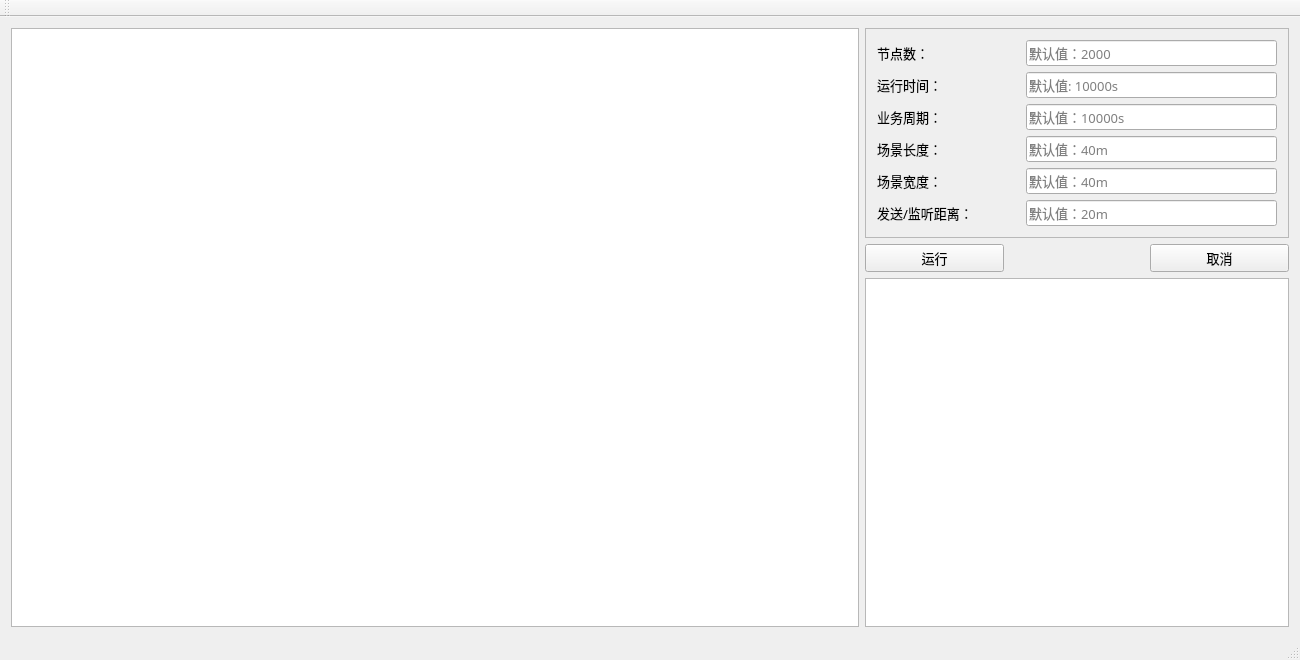
<?xml version="1.0" encoding="UTF-8"?>
<ui version="4.0">
 <class>MainWindow</class>
 <widget class="QMainWindow" name="MainWindow">
  <property name="geometry">
   <rect>
    <x>0</x>
    <y>0</y>
    <width>1300</width>
    <height>660</height>
   </rect>
  </property>
  <property name="windowTitle">
   <string>MainWindow</string>
  </property>
  <widget class="QWidget" name="centralWidget">
   <layout class="QHBoxLayout" name="horizontalLayout_8" stretch="2,1">
    <item>
     <widget class="QGraphicsView" name="bigView"/>
    </item>
    <item>
     <layout class="QVBoxLayout" name="verticalLayout_3">
      <item>
       <widget class="QScrollArea" name="scrollArea">
        <property name="sizePolicy">
         <sizepolicy hsizetype="Preferred" vsizetype="Preferred">
          <horstretch>0</horstretch>
          <verstretch>0</verstretch>
         </sizepolicy>
        </property>
        <property name="widgetResizable">
         <bool>true</bool>
        </property>
        <widget class="QWidget" name="scrollAreaWidgetContents">
         <property name="geometry">
          <rect>
           <x>0</x>
           <y>0</y>
           <width>420</width>
           <height>207</height>
          </rect>
         </property>
         <layout class="QVBoxLayout" name="verticalLayout">
          <item>
           <layout class="QHBoxLayout" name="horizontalLayout" stretch="4,7">
            <item>
             <widget class="QLabel" name="nodeNumberLabel">
              <property name="font">
               <font>
                <family>楷体</family>
                <pointsize>10</pointsize>
               </font>
              </property>
              <property name="text">
               <string>节点数：</string>
              </property>
             </widget>
            </item>
            <item>
             <widget class="QLineEdit" name="nodeInput">
              <property name="font">
               <font>
                <family>楷体</family>
                <pointsize>10</pointsize>
               </font>
              </property>
              <property name="toolTip">
               <string/>
              </property>
              <property name="statusTip">
               <string/>
              </property>
              <property name="accessibleName">
               <string/>
              </property>
              <property name="text">
               <string/>
              </property>
              <property name="placeholderText">
               <string>默认值：2000</string>
              </property>
             </widget>
            </item>
           </layout>
          </item>
          <item>
           <layout class="QHBoxLayout" name="horizontalLayout_2" stretch="4,7">
            <item>
             <widget class="QLabel" name="runTimeLabel">
              <property name="font">
               <font>
                <family>楷体</family>
                <pointsize>10</pointsize>
               </font>
              </property>
              <property name="text">
               <string>运行时间：</string>
              </property>
             </widget>
            </item>
            <item>
             <widget class="QLineEdit" name="runTimeInput">
              <property name="font">
               <font>
                <family>楷体</family>
                <pointsize>10</pointsize>
               </font>
              </property>
              <property name="placeholderText">
               <string>默认值: 10000s</string>
              </property>
             </widget>
            </item>
           </layout>
          </item>
          <item>
           <layout class="QHBoxLayout" name="horizontalLayout_3" stretch="4,7">
            <item>
             <widget class="QLabel" name="cycleLabel">
              <property name="font">
               <font>
                <family>楷体</family>
                <pointsize>10</pointsize>
               </font>
              </property>
              <property name="text">
               <string>业务周期：</string>
              </property>
             </widget>
            </item>
            <item>
             <widget class="QLineEdit" name="cycleInput">
              <property name="font">
               <font>
                <family>楷体</family>
                <pointsize>10</pointsize>
               </font>
              </property>
              <property name="placeholderText">
               <string>默认值：10000s</string>
              </property>
             </widget>
            </item>
           </layout>
          </item>
          <item>
           <layout class="QHBoxLayout" name="horizontalLayout_4" stretch="4,7">
            <item>
             <widget class="QLabel" name="lengthLabel">
              <property name="font">
               <font>
                <family>楷体</family>
                <pointsize>10</pointsize>
               </font>
              </property>
              <property name="text">
               <string>场景长度：</string>
              </property>
             </widget>
            </item>
            <item>
             <widget class="QLineEdit" name="lengthInput">
              <property name="font">
               <font>
                <family>楷体</family>
                <pointsize>10</pointsize>
               </font>
              </property>
              <property name="placeholderText">
               <string>默认值：40m</string>
              </property>
             </widget>
            </item>
           </layout>
          </item>
          <item>
           <layout class="QHBoxLayout" name="horizontalLayout_5" stretch="4,7">
            <item>
             <widget class="QLabel" name="broadLabel">
              <property name="font">
               <font>
                <family>楷体</family>
                <pointsize>10</pointsize>
               </font>
              </property>
              <property name="text">
               <string>场景宽度：</string>
              </property>
             </widget>
            </item>
            <item>
             <widget class="QLineEdit" name="broadInput">
              <property name="font">
               <font>
                <family>楷体</family>
                <pointsize>10</pointsize>
               </font>
              </property>
              <property name="placeholderText">
               <string>默认值：40m</string>
              </property>
             </widget>
            </item>
           </layout>
          </item>
          <item>
           <layout class="QHBoxLayout" name="horizontalLayout_6" stretch="4,7">
            <item>
             <widget class="QLabel" name="distanceLabel">
              <property name="font">
               <font>
                <family>楷体</family>
                <pointsize>10</pointsize>
               </font>
              </property>
              <property name="text">
               <string>发送/监听距离：</string>
              </property>
             </widget>
            </item>
            <item>
             <widget class="QLineEdit" name="distanceInput">
              <property name="font">
               <font>
                <family>楷体</family>
                <pointsize>10</pointsize>
               </font>
              </property>
              <property name="placeholderText">
               <string>默认值：20m</string>
              </property>
             </widget>
            </item>
           </layout>
          </item>
         </layout>
        </widget>
       </widget>
      </item>
      <item>
       <layout class="QVBoxLayout" name="verticalLayout_2">
        <item>
         <layout class="QHBoxLayout" name="horizontalLayout_7" stretch="3,3,3">
          <item>
           <widget class="QPushButton" name="runButton">
            <property name="font">
             <font>
              <family>楷体</family>
              <pointsize>10</pointsize>
             </font>
            </property>
            <property name="text">
             <string>运行</string>
            </property>
           </widget>
          </item>
          <item>
           <spacer name="horizontalSpacer">
            <property name="orientation">
             <enum>Qt::Horizontal</enum>
            </property>
            <property name="sizeHint" stdset="0">
             <size>
              <width>40</width>
              <height>20</height>
             </size>
            </property>
           </spacer>
          </item>
          <item>
           <widget class="QPushButton" name="cancleButton_2">
            <property name="font">
             <font>
              <family>楷体</family>
              <pointsize>10</pointsize>
             </font>
            </property>
            <property name="text">
             <string>取消</string>
            </property>
           </widget>
          </item>
         </layout>
        </item>
        <item>
         <widget class="QGraphicsView" name="smallView"/>
        </item>
       </layout>
      </item>
     </layout>
    </item>
   </layout>
  </widget>
  <widget class="QMenuBar" name="menuBar">
   <property name="geometry">
    <rect>
     <x>0</x>
     <y>0</y>
     <width>1300</width>
     <height>26</height>
    </rect>
   </property>
  </widget>
  <widget class="QToolBar" name="mainToolBar">
   <attribute name="toolBarArea">
    <enum>TopToolBarArea</enum>
   </attribute>
   <attribute name="toolBarBreak">
    <bool>false</bool>
   </attribute>
  </widget>
  <widget class="QStatusBar" name="statusBar"/>
 </widget>
 <layoutdefault spacing="6" margin="11"/>
 <tabstops>
  <tabstop>nodeInput</tabstop>
  <tabstop>runTimeInput</tabstop>
  <tabstop>cycleInput</tabstop>
  <tabstop>lengthInput</tabstop>
  <tabstop>broadInput</tabstop>
  <tabstop>distanceInput</tabstop>
  <tabstop>runButton</tabstop>
  <tabstop>cancleButton_2</tabstop>
  <tabstop>smallView</tabstop>
  <tabstop>bigView</tabstop>
 </tabstops>
 <resources/>
 <connections/>
</ui>
